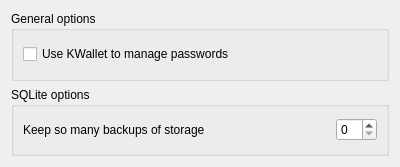
<?xml version="1.0" encoding="UTF-8"?>
<ui version="4.0">
 <class>KCM</class>
 <widget class="QWidget" name="KCM">
  <property name="geometry">
   <rect>
    <x>0</x>
    <y>0</y>
    <width>400</width>
    <height>167</height>
   </rect>
  </property>
  <property name="windowTitle">
   <string>Form</string>
  </property>
  <layout class="QVBoxLayout" name="verticalLayout">
   <item>
    <widget class="QGroupBox" name="generalOptionsGroup">
     <property name="title">
      <string>General options</string>
     </property>
     <layout class="QVBoxLayout" name="verticalLayout_3">
      <item>
       <widget class="QCheckBox" name="kcfg_useKWalletToManagePasswords">
        <property name="text">
         <string>Use KWallet to manage passwords</string>
        </property>
       </widget>
      </item>
     </layout>
    </widget>
   </item>
   <item>
    <widget class="QGroupBox" name="sqliteOptionsGroup">
     <property name="title">
      <string>SQLite options</string>
     </property>
     <layout class="QVBoxLayout" name="verticalLayout_2">
      <item>
       <layout class="QHBoxLayout" name="horizontalLayout_2">
        <item>
         <widget class="QLabel" name="keepSoManyBackupsLabel">
          <property name="text">
           <string>Keep so many backups of storage</string>
          </property>
          <property name="buddy">
           <cstring>keepSoManyBackups</cstring>
          </property>
         </widget>
        </item>
        <item>
         <widget class="QSpinBox" name="kcfg_keepSoManyBackups">
          <property name="sizePolicy">
           <sizepolicy hsizetype="Maximum" vsizetype="Fixed">
            <horstretch>0</horstretch>
            <verstretch>0</verstretch>
           </sizepolicy>
          </property>
          <property name="maximum">
           <number>10</number>
          </property>
         </widget>
        </item>
       </layout>
      </item>
     </layout>
    </widget>
   </item>
  </layout>
 </widget>
 <resources/>
 <connections/>
</ui>
